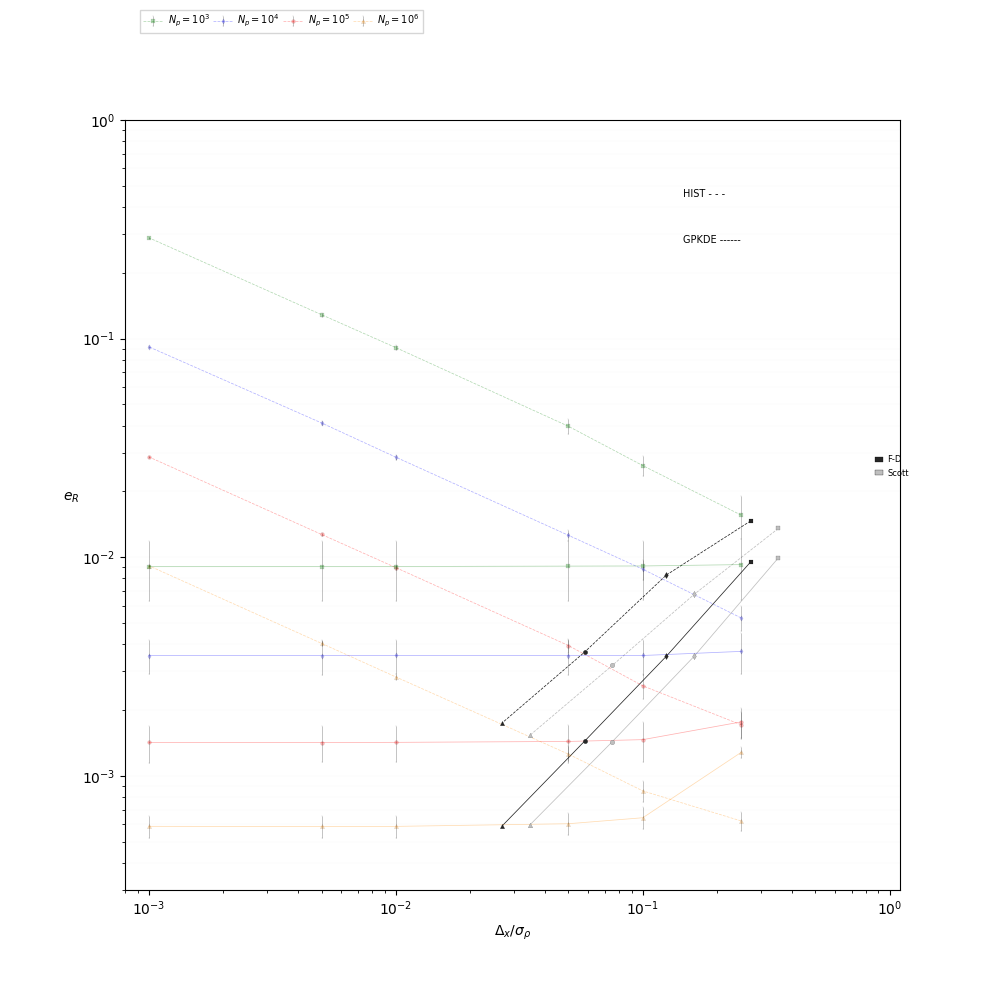

Write Python code to recreate this figure.
import os 
import numpy as np 
import pandas as pd
import matplotlib.pyplot as plt

# figure
fig = plt.figure(figsize=(10,10))
ax  = fig.add_subplot(111)

# Data with prescribed bins 
basedir   = os.getcwd()
dirs      = ['0001M', '001M', '01M', '1M']
npars     = [1e3, 1e4, 1e5, 1e6]
lambdas   = [0.25, 0.1  , 0.05, 0.01 , 0.005, 0.001]
df        = pd.read_csv( os.path.join( basedir, 'databins.csv' ) )

# FIGURE PARAMS
SIGMA  = 1
HSMO   = 1
MAXRHO = 1/(SIGMA*np.sqrt(2*np.pi))
xlim   = 6
delta  = 0.001
xlims  = [-1*xlim,xlim]
x      = np.arange(-xlim, xlim, delta)
tx     = 0.9
ty     = 0.9
lw     = 0.85

##########
NPAR   = 4
NREL   = 10
NLAM   = 6

lw     = 0.55
scsz   = 2.75
cpsz   = 0.5
cpth   = 0.35
mkwi   = 0.15
bart   = True
lshist = '--'
zog    = 4
zoh    = 3
alphahist  = 0.3
alphagpkde = 0.3


dfn    = df[df['nparticles']==1e3]
marker = 's'
color  = 'g'
errors = np.zeros(shape=(NLAM,NREL))
for il, l in enumerate(lambdas):
    errors[il,:] = dfn[dfn['lambda']==l]['errordens']

avg = np.mean( errors, axis=1 )
std = np.std(  errors, axis=1 )
ax.errorbar( np.array( lambdas ), avg, yerr=std, marker=marker, linewidth=lw, ecolor='k', elinewidth=lw, markersize=scsz, barsabove=bart , capsize=cpsz, capthick=cpth, color=color, markeredgecolor='k', markeredgewidth=mkwi, zorder=zog, alpha=alphagpkde )
errors = np.zeros(shape=(NLAM,NREL))
for il, l in enumerate(lambdas):
    errors[il,:] = dfn[dfn['lambda']==l]['errorhist']
avg = np.mean( errors, axis=1 )
std = np.std( errors, axis=1 )
ax.errorbar( np.array( lambdas ), avg, yerr=std, marker=marker, linewidth=lw, ecolor='k', elinewidth=lw, markersize=scsz, barsabove=bart , linestyle=lshist,capsize=cpsz, capthick=cpth, color=color, markeredgecolor='k', markeredgewidth=mkwi, zorder=zoh, label='$N_p=10^3$', alpha=alphahist)


dfn    = df[df['nparticles']==1e4]
marker = 'd'
color  = 'b'
errors = np.zeros(shape=(NLAM,NREL))
for il, l in enumerate(lambdas):
    errors[il,:] = dfn[dfn['lambda']==l]['errordens']
avg = np.mean( errors, axis=1 )
std = np.std( errors, axis=1 )
ax.errorbar( np.array( lambdas ), avg, yerr=std, marker=marker, linewidth=lw, ecolor='k', elinewidth=lw, markersize=scsz, barsabove=bart,capsize=cpsz, capthick=cpth, color=color, markeredgecolor='k', markeredgewidth=mkwi, zorder=zog , alpha=alphagpkde)
errors = np.zeros(shape=(NLAM,NREL))
for il, l in enumerate(lambdas):
    errors[il,:] = dfn[dfn['lambda']==l]['errorhist']
avg = np.mean( errors, axis=1 )
std = np.std( errors, axis=1 )
ax.errorbar( np.array( lambdas ), avg, yerr=std, marker=marker,linewidth=lw, ecolor='k', elinewidth=lw, markersize=scsz, barsabove=bart,linestyle=lshist,capsize=cpsz, capthick=cpth, color=color, markeredgecolor='k', markeredgewidth=mkwi, zorder=zoh, label='$N_p=10^4$', alpha=alphahist)


dfn    = df[df['nparticles']==1e5]
marker = 'o'
color  = 'r'
errors = np.zeros(shape=(NLAM,NREL))
for il, l in enumerate(lambdas):
    errors[il,:] = dfn[dfn['lambda']==l]['errordens']
avg = np.mean( errors, axis=1 )
std = np.std( errors, axis=1 )
ax.errorbar( np.array( lambdas ), avg, yerr=std, marker=marker, linewidth=lw, ecolor='k', elinewidth=lw, markersize=scsz, barsabove=bart,capsize=cpsz, capthick=cpth, color=color, markeredgecolor='k', markeredgewidth=mkwi, zorder=zog , alpha=alphagpkde)
errors = np.zeros(shape=(NLAM,NREL))
for il, l in enumerate(lambdas):
    errors[il,:] = dfn[dfn['lambda']==l]['errorhist']
avg = np.mean( errors, axis=1 )
std = np.std( errors, axis=1 )
ax.errorbar( np.array( lambdas ), avg, yerr=std, marker=marker,linewidth=lw, ecolor='k', elinewidth=lw, markersize=scsz, barsabove=bart,linestyle=lshist,capsize=cpsz, capthick=cpth, color=color, markeredgecolor='k', markeredgewidth=mkwi, zorder=zoh, label='$N_p=10^5$', alpha=alphahist)


dfn    = df[df['nparticles']==1e6]
scsz   = 3
marker = '^'
color  = 'darkorange'
errors = np.zeros(shape=(NLAM,NREL))
for il, l in enumerate(lambdas):
    errors[il,:] = dfn[dfn['lambda']==l]['errordens']
avg = np.mean( errors, axis=1 )
std = np.std( errors, axis=1 )
ax.errorbar( np.array( lambdas ), avg, yerr=std, marker=marker, linewidth=lw, ecolor='k', elinewidth=lw, markersize=scsz, barsabove=bart,capsize=cpsz, capthick=cpth, color=color, markeredgecolor='k', markeredgewidth=mkwi, zorder=zog , alpha=alphagpkde)
errors = np.zeros(shape=(NLAM,NREL))
for il, l in enumerate(lambdas):
    errors[il,:] = dfn[dfn['lambda']==l]['errorhist']
avg = np.mean( errors, axis=1 )
std = np.std( errors, axis=1 )
ax.errorbar( np.array( lambdas ), avg, yerr=std, marker=marker,linewidth=lw, ecolor='k', elinewidth=lw, markersize=scsz, barsabove=bart,linestyle=lshist,capsize=cpsz, capthick=cpth, color=color, markeredgecolor='k', markeredgewidth=mkwi, zorder=zoh, label='$N_p=10^6$', alpha=alphahist)
ax.set_ylim([3e-4,1])
fig.legend(loc='upper left', ncol=4, fontsize=7, fancybox=False, borderpad=0.35, columnspacing=0.35, bbox_to_anchor=(0.135,0.995), handletextpad=0.5)
tx = 0.72
ty = 0.9
ax.text(tx,ty,'HIST - - -', fontsize=7, transform=ax.transAxes)
ax.text(tx,ty-0.06,'GPKDE ------', fontsize=7, transform=ax.transAxes)

########################################
# Methods with automatic bin selection #
########################################


########################
# Scott
########################
lambdas = []
avgs    = []
stds    = []
avgh    = []
stdh    = []

sdf     = pd.read_csv( os.path.join( basedir, 'dataautobin.csv' ) )
df     = sdf[sdf['binmethod']=='scott']
NLAM   = 1


dfn    = df[df['nparticles']==1e3]
marker = 's'
color  = 'g'
errors = dfn['errordens'].to_numpy()
avg = np.mean( errors )
std = np.std(  errors )
avgs.append(avg)
stds.append(std)
errors = dfn['errorhist'].to_numpy()
avg = np.mean( errors )
std = np.std(  errors )
avgh.append(avg)
stdh.append(std)
lambdas.append(np.mean( dfn['lambda'].to_numpy() ))


dfn    = df[df['nparticles']==1e4]
marker = 'd'
color  = 'b'
errors = dfn['errordens'].to_numpy()
avg = np.mean( errors )
std = np.std(  errors )
avgs.append(avg)
stds.append(std)
errors = dfn['errorhist'].to_numpy()
avg = np.mean( errors )
std = np.std( errors  )
avgh.append(avg)
stdh.append(std)
lambdas.append(np.mean( dfn['lambda'].to_numpy() ))


dfn    = df[df['nparticles']==1e5]
marker = 'o'
color  = 'r'
errors = dfn['errordens'].to_numpy()
avg = np.mean( errors )
std = np.std(  errors )
avgs.append(avg)
stds.append(std)
errors = dfn['errorhist'].to_numpy()
avg = np.mean( errors )
std = np.std(  errors )
avgh.append(avg)
stdh.append(std)
lambdas.append(np.mean( dfn['lambda'].to_numpy() ))


dfn    = df[df['nparticles']==1e6]
scsz   = 3
marker = '^'
color  = 3*[0.75]
errors = dfn['errordens'].to_numpy()
avg = np.mean( errors )
std = np.std(  errors )
avgs.append(avg)
stds.append(std)
errors = dfn['errorhist'].to_numpy()
avg = np.mean( errors )
std = np.std(  errors )
avgh.append(avg)
stdh.append(std)
lambdas.append(np.mean( dfn['lambda'].to_numpy() ))
ax.scatter(lambdas[0], avgs[0], marker='s', edgecolor='k', linewidth=0.1, facecolor=color, s=3.5*scsz, zorder=zog+2 )
ax.scatter(lambdas[1], avgs[1], marker='d', edgecolor='k', linewidth=0.1, facecolor=color, s=3.5*scsz, zorder=zog+2 )
ax.scatter(lambdas[2], avgs[2], marker='o', edgecolor='k', linewidth=0.1, facecolor=color, s=3.5*scsz, zorder=zog+2 )
ax.scatter(lambdas[3], avgs[3], marker='^', edgecolor='k', linewidth=0.1, facecolor=color, s=3.5*scsz, zorder=zog+2 )
ax.plot( np.array( lambdas ), np.array( avgs ), linewidth=lw, color=color )

ax.scatter(lambdas[0], avgh[0], marker='s', edgecolor='k', linewidth=0.1, facecolor=color, s=3.5*scsz, zorder=zog+2 )
ax.scatter(lambdas[1], avgh[1], marker='d', edgecolor='k', linewidth=0.1, facecolor=color, s=3.5*scsz, zorder=zog+2 )
ax.scatter(lambdas[2], avgh[2], marker='o', edgecolor='k', linewidth=0.1, facecolor=color, s=3.5*scsz, zorder=zog+2 )
ax.scatter(lambdas[3], avgh[3], marker='^', edgecolor='k', linewidth=0.1, facecolor=color, s=3.5*scsz, zorder=zog+2 )
ax.plot( np.array( lambdas ), np.array( avgh ), linewidth=lw, color=color, linestyle='--' )

hdscott = ax.bar( -500, 0, 5, color=color, edgecolor='k', linewidth=0.2, zorder=5, )

######################
# Freedman Diaconis
######################
lambdas = []
avgs    = []
stds    = []
avgh    = []
stdh    = []
df     = sdf[sdf['binmethod']=='fd']

NLAM   = 1
dfn    = df[df['nparticles']==1e3]
marker = 's'
color  = 'g'
errors = dfn['errordens'].to_numpy()
avg = np.mean( errors )
std = np.std(  errors )
avgs.append(avg)
stds.append(std)
errors = dfn['errorhist'].to_numpy()
avg = np.mean( errors )
std = np.std(  errors )
avgh.append(avg)
stdh.append(std)
lambdas.append(np.mean( dfn['lambda'].to_numpy() ))


dfn    = df[df['nparticles']==1e4]
marker = 'd'
color  = 'b'
errors = dfn['errordens'].to_numpy()
avg = np.mean( errors )
std = np.std(  errors )
avgs.append(avg)
stds.append(std)
errors = dfn['errorhist'].to_numpy()
avg = np.mean( errors )
std = np.std( errors  )
avgh.append(avg)
stdh.append(std)
lambdas.append(np.mean( dfn['lambda'].to_numpy() ))


dfn    = df[df['nparticles']==1e5]
marker = 'o'
color  = 'r'
errors = dfn['errordens'].to_numpy()
avg    = np.mean( errors )
std    = np.std(  errors )
avgs.append(avg)
stds.append(std)
errors = dfn['errorhist'].to_numpy()
avg    = np.mean( errors )
std    = np.std(  errors )
avgh.append(avg)
stdh.append(std)
lambdas.append(np.mean( dfn['lambda'].to_numpy() ))


dfn    = df[df['nparticles']==1e6]
scsz   = 3
marker = '^'
color  = 3*[0.15]
errors = dfn['errordens'].to_numpy()
avg    = np.mean( errors )
std    = np.std(  errors )
avgs.append(avg)
stds.append(std)
errors = dfn['errorhist'].to_numpy()
avg = np.mean( errors )
std = np.std(  errors )
avgh.append(avg)
stdh.append(std)
lambdas.append(np.mean( dfn['lambda'].to_numpy() ))


ax.scatter(lambdas[0], avgs[0], marker='s', edgecolor='k', linewidth=0.1, facecolor=color, s=3.5*scsz, zorder=zog+2 )
ax.scatter(lambdas[1], avgs[1], marker='d', edgecolor='k', linewidth=0.1, facecolor=color, s=3.5*scsz, zorder=zog+2 )
ax.scatter(lambdas[2], avgs[2], marker='o', edgecolor='k', linewidth=0.1, facecolor=color, s=3.5*scsz, zorder=zog+2 )
ax.scatter(lambdas[3], avgs[3], marker='^', edgecolor='k', linewidth=0.1, facecolor=color, s=3.5*scsz, zorder=zog+2 )
ax.plot( np.array( lambdas ), np.array( avgs ), linewidth=lw, color=color )

ax.scatter(lambdas[0], avgh[0], marker='s', edgecolor='k', linewidth=0.1, facecolor=color, s=3.5*scsz, zorder=zog+2 )
ax.scatter(lambdas[1], avgh[1], marker='d', edgecolor='k', linewidth=0.1, facecolor=color, s=3.5*scsz, zorder=zog+2 )
ax.scatter(lambdas[2], avgh[2], marker='o', edgecolor='k', linewidth=0.1, facecolor=color, s=3.5*scsz, zorder=zog+2 )
ax.scatter(lambdas[3], avgh[3], marker='^', edgecolor='k', linewidth=0.1, facecolor=color, s=3.5*scsz, zorder=zog+2 )
ax.plot( np.array( lambdas ), np.array( avgh ), linewidth=lw, color=color, linestyle='--' )

hdfd = ax.bar( -500, 0, 5, color=color, edgecolor='k', linewidth=0.2, zorder=5, )

ax.legend(
        [
            hdfd,
            hdscott,
        ],
        [
            'F-D',
            'Scott',
        ],
        loc='center right',
        fontsize=6,
        borderpad=0.5,
        borderaxespad=0.3,
        handletextpad=0.5,
        frameon=False,
        bbox_to_anchor=(1.02,0.55),
        markerscale=0.5,
        handlelength=1,
        handleheight=0.5,
    )


ax.set_xlabel('$\Delta_x/\sigma_{\\rho}$', rotation=0, labelpad=4)
ax.grid(axis='y', which='both', linestyle=':', linewidth=0.15, color=3*[0.5], zorder=0, alpha=0.35 )
ax.set_xlim([8e-4, 1.1])
ax.set_xscale('log')
ax.set_yscale('log')
ax.set_ylabel('$e_R$', rotation=0, labelpad=8)

plt.savefig( 'figure_error.png' )
